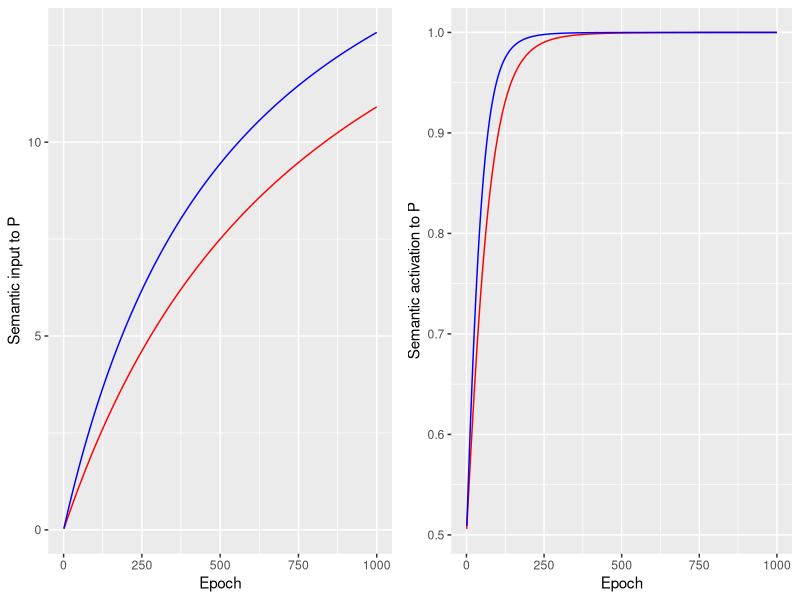

Write R code to recreate this figure.
library(tidyverse)
library(gridExtra)

input_s_v1 <- function(e, t, f, g, k, tmax){
  numer_f <- g * e * log(f+2)
  denom_f <- e * log(f+2) + k 
  input_s_plaut <- (t/tmax)*(numer_f/denom_f)
}

sigmoid <- function(x){
  sigmoid <- 1/(1+exp(-(x)))
}


# Plotting Wrapper
plot_s <- function(g, k){
  
  sigmoid <- function(x){
    sigmoid <- 1/(1+exp(-(x)))
  }
  
  strain_high_frequency = 7700
  strain_low_frequency = 402
  
  # Preliminary working parameter, gf=20, kf=5000
  e = 1:1000
  
  # At last time step t=3.8 (zero indexing in python...)
  s_lowf <- input_s_v1(e, t=3.8, f=strain_low_frequency, g=g, k=k, tmax=3.8)
  s_highf <- input_s_v1(e, t=3.8, f=strain_high_frequency, g=g, k=k, tmax=3.8)
  df <- data.frame(e, s_lowf, s_highf)
  df <- df %>% 
    mutate(a_lowf = sigmoid(s_lowf)) %>%
    mutate(a_highf = sigmoid(s_highf))
  
  input = ggplot(df) + 
    geom_line(aes(e, s_lowf), color = 'red') +
    geom_line(aes(e, s_highf), color = 'blue') +
    ylab('Semantic input to P') +
    xlab('Epoch')
  
  act = ggplot(df)  + 
    geom_line(aes(e, a_lowf), color = 'red') +
    geom_line(aes(e, a_highf), color = 'blue') +
    ylab('Semantic activation to P') +
    xlab('Epoch')
  
  grid.arrange(input, act, ncol=2)
  
}

# Play with g and k...
plot_s(g=20, k=5000)


